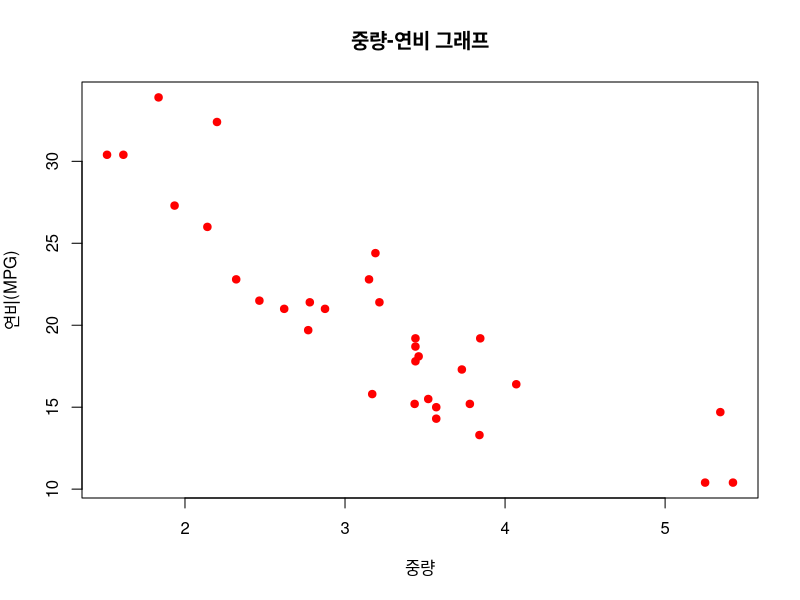
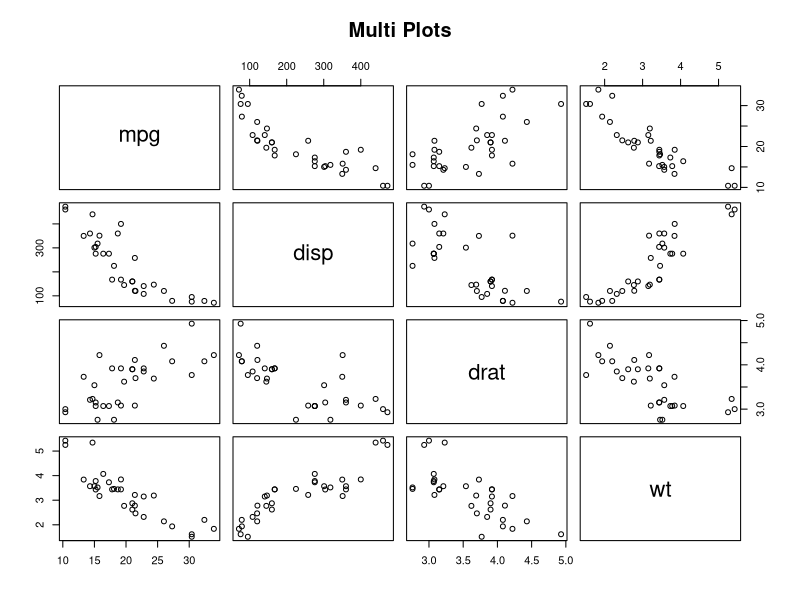
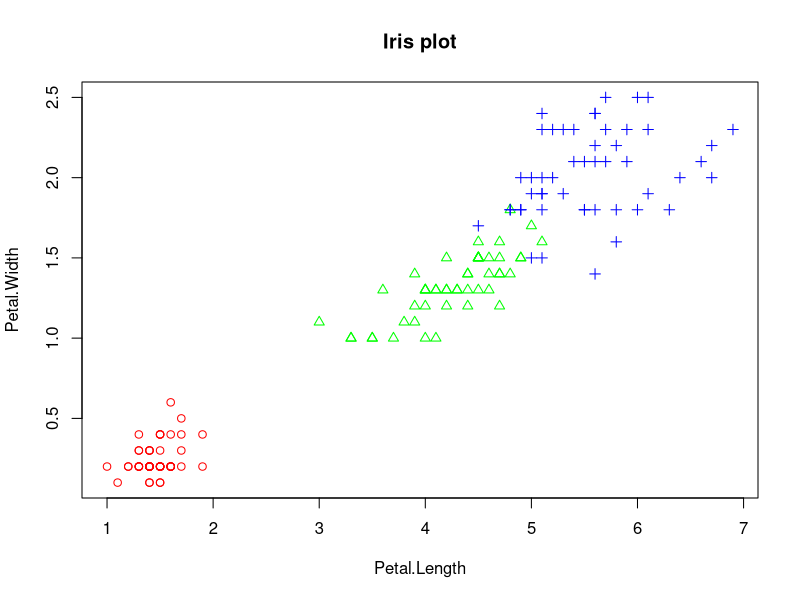
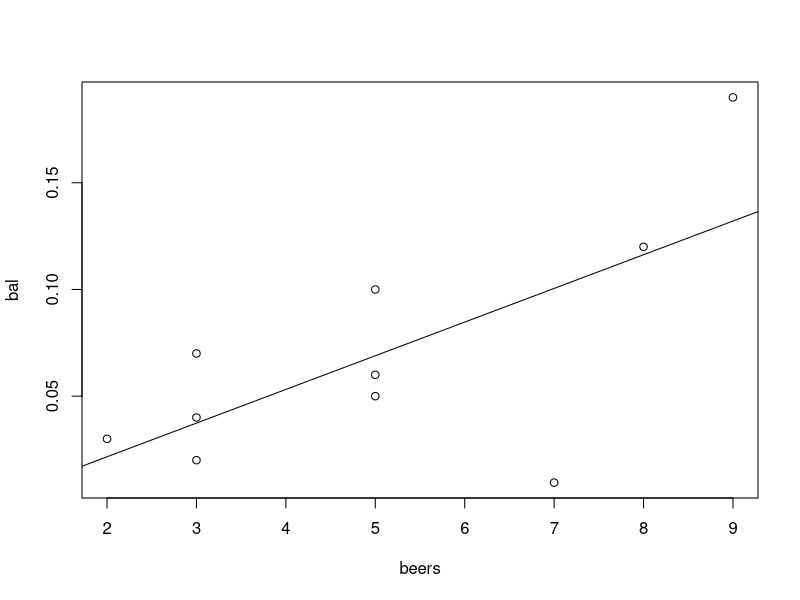
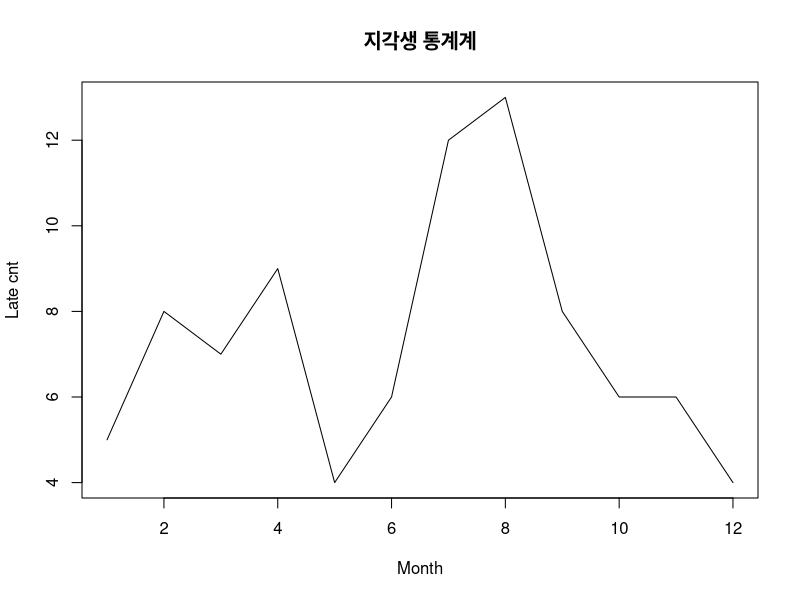
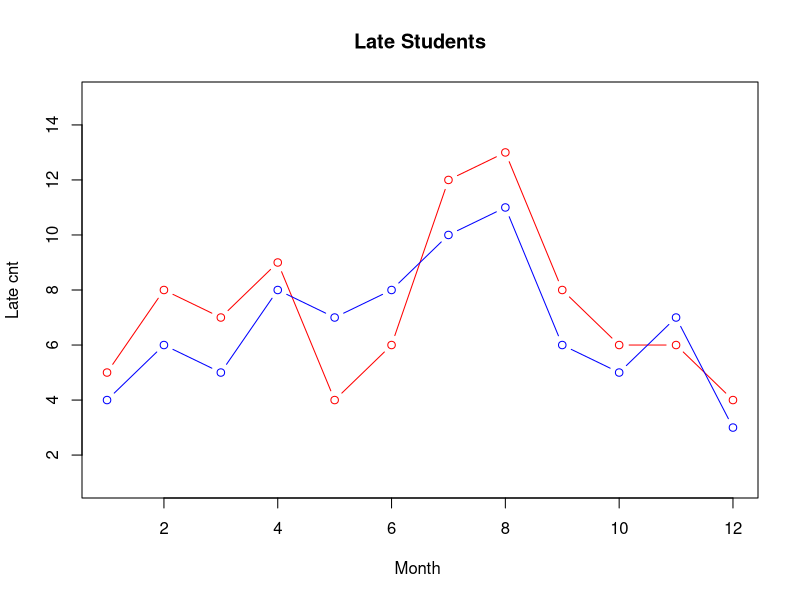
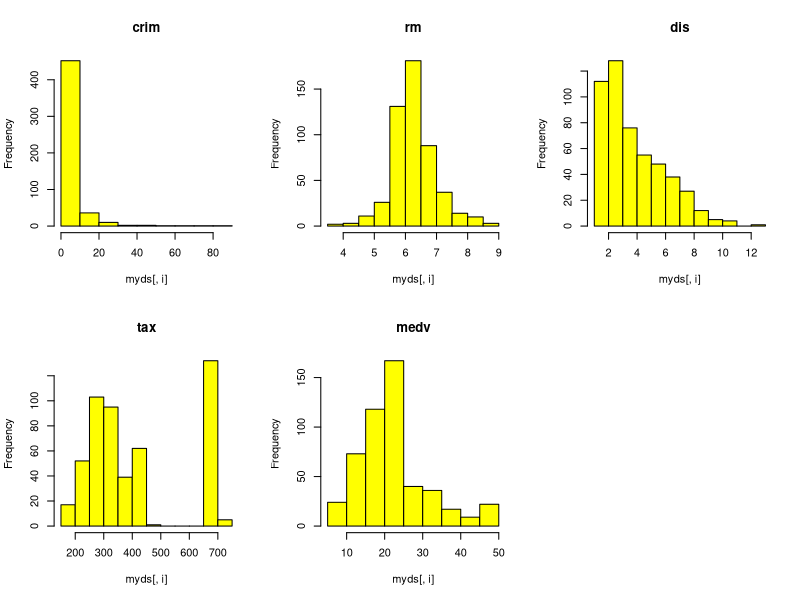
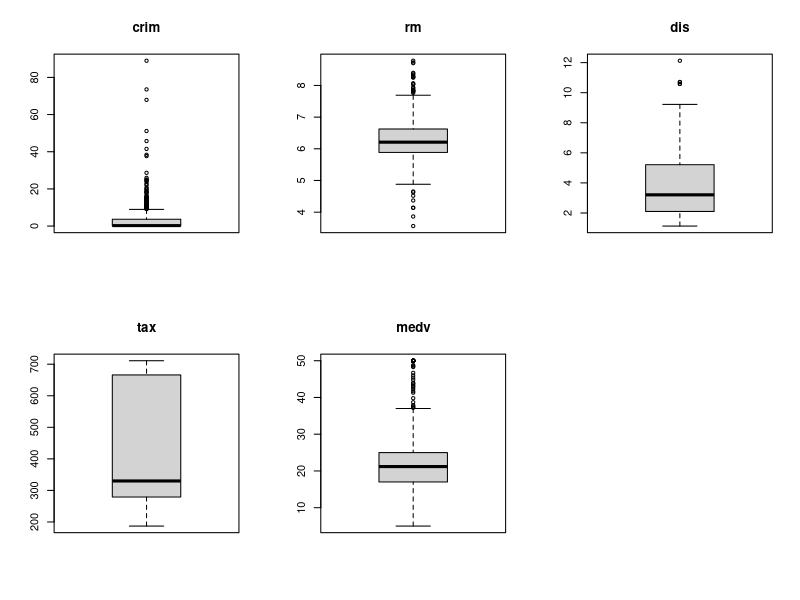

The R source for these figures, in order:

##### 06-1

wt <-mtcars$wt
mpg <- mtcars$mpg
plot(wt, mpg,
     main="중량-연비 그래프",
     xlab="중량",
     ylab="연비(MPG)",
     col="red",
     pch=19)

##### 06-2

vars <- c("mpg","disp","drat","wt")
target <- mtcars[,vars]
head(target)
pairs(target,main="Multi Plots")

##### 06-3

iris.2 <- iris[,3:4]
point <- as.numeric(iris$Species)
point
color <- c("red","green","blue")
plot(iris.2,
     main="Iris plot",
     pch=c(point),
     col=color[point])

##### 06-4

beers = c(5, 2, 9, 8, 3, 7, 3, 5, 3, 5)
bal <- c(0.1, 0.03, 0.19, 0.12, 0.04, 0.0095, 0.07, 0.06, 0.02, 0.05)
tbl <- data.frame(beers,bal)
tbl

plot(bal~beers, data=tbl)
res <- lm(bal~beers, data=tbl)
abline(res)
cor(beers,bal)

##### 06-5

cor(iris[,1:4])

##### 06-6

month = 1:12
late  = c(5,8,7,9,4,6,12,13,8,6,6,4)
plot(month,
     late,
     main="지각생 통계계",
     type= "l",
     lty=1,
     lwd=1,
     xlab="Month",
     ylab="Late cnt"
)

##### 06-7

month = 1:12
late1  = c(5,8,7,9,4,6,12,13,8,6,6,4)
late2  = c(4,6,5,8,7,8,10,11,6,5,7,3)

plot(month,
     late1,
     main="Late Students",
     type= "b",
     lty=1,
     col="red",
     xlab="Month ",
     ylab="Late cnt",
     ylim=c(1, 15)
)

lines(month,
      late2,
      type = "b",
      col = "blue")

##### 06-8

library(mlbench)
data("BostonHousing")
myds <- BostonHousing[,c("crim","rm","dis","tax","medv")]

grp <- c()
for (i in 1:nrow(myds)) {
  if (myds$medv[i] >= 25.0) {
    grp[i] <- "H"
  } else if (myds$medv[i] <= 17.0) {
    grp[i] <- "L"
  } else {
    grp[i] <- "M"
  }
}

grp <- factor(grp)
grp <- factor(grp, levels=c("H","M","L"))

myds <- data.frame(myds, grp)

str(myds)
head(myds)
table(myds$grp)

par(mfrow=c(2,3))
for(i in 1:5) {
  hist(myds[,i], main=colnames(myds)[i], col="yellow")
}
par(mfrow=c(1,1))

par(mfrow=c(2,3))
for(i in 1:5) {
  boxplot(myds[,i], main=colnames(myds)[i])
}
par(mfrow=c(1,1))

boxplot(myds$crim~myds$grp, main="1인당 범죄율")
boxplot(myds$rm~myds$grp, main="방의 수")
boxplot(myds$dis~myds$grp, main="직업센터까지의 거리")
boxplot(myds$tax~myds$grp, main="제산세")

pairs(myds[,-6])
point <- as.integer(myds$grp)
color <- c("red","green","blue")
pairs(myds[,-6], pch=point, col=color[point])

cor(myds[,-6])
